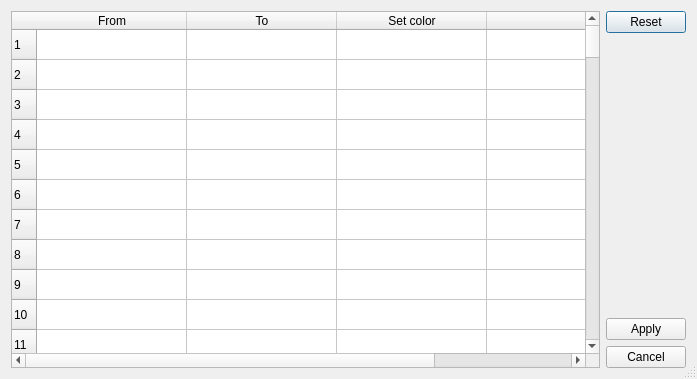
<?xml version="1.0" encoding="UTF-8"?>
<ui version="4.0">
 <class>RangeDialog</class>
 <widget class="QDialog" name="RangeDialog">
  <property name="geometry">
   <rect>
    <x>0</x>
    <y>0</y>
    <width>697</width>
    <height>379</height>
   </rect>
  </property>
  <property name="windowTitle">
   <string>Edit value range colors</string>
  </property>
  <property name="sizeGripEnabled">
   <bool>true</bool>
  </property>
  <property name="modal">
   <bool>true</bool>
  </property>
  <layout class="QGridLayout" name="gridLayout" columnstretch="1,0">
   <item row="0" column="1">
    <widget class="QPushButton" name="reset_btn">
     <property name="text">
      <string>Reset</string>
     </property>
    </widget>
   </item>
   <item row="3" column="1">
    <widget class="QPushButton" name="cancel_btn">
     <property name="text">
      <string>Cancel</string>
     </property>
    </widget>
   </item>
   <item row="2" column="1">
    <widget class="QPushButton" name="apply_btn">
     <property name="text">
      <string>Apply</string>
     </property>
    </widget>
   </item>
   <item row="1" column="1">
    <spacer name="verticalSpacer">
     <property name="orientation">
      <enum>Qt::Vertical</enum>
     </property>
     <property name="sizeHint" stdset="0">
      <size>
       <width>20</width>
       <height>271</height>
      </size>
     </property>
    </spacer>
   </item>
   <item row="0" column="0" rowspan="4">
    <widget class="QTableWidget" name="table">
     <property name="rowCount">
      <number>100</number>
     </property>
     <property name="columnCount">
      <number>4</number>
     </property>
     <attribute name="horizontalHeaderDefaultSectionSize">
      <number>150</number>
     </attribute>
     <attribute name="horizontalHeaderMinimumSectionSize">
      <number>30</number>
     </attribute>
     <attribute name="horizontalHeaderStretchLastSection">
      <bool>true</bool>
     </attribute>
     <row/>
     <row/>
     <row/>
     <row/>
     <row/>
     <row/>
     <row/>
     <row/>
     <row/>
     <row/>
     <row/>
     <row/>
     <row/>
     <row/>
     <row/>
     <row/>
     <row/>
     <row/>
     <row/>
     <row/>
     <row/>
     <row/>
     <row/>
     <row/>
     <row/>
     <row/>
     <row/>
     <row/>
     <row/>
     <row/>
     <row/>
     <row/>
     <row/>
     <row/>
     <row/>
     <row/>
     <row/>
     <row/>
     <row/>
     <row/>
     <row/>
     <row/>
     <row/>
     <row/>
     <row/>
     <row/>
     <row/>
     <row/>
     <row/>
     <row/>
     <row/>
     <row/>
     <row/>
     <row/>
     <row/>
     <row/>
     <row/>
     <row/>
     <row/>
     <row/>
     <row/>
     <row/>
     <row/>
     <row/>
     <row/>
     <row/>
     <row/>
     <row/>
     <row/>
     <row/>
     <row/>
     <row/>
     <row/>
     <row/>
     <row/>
     <row/>
     <row/>
     <row/>
     <row/>
     <row/>
     <row/>
     <row/>
     <row/>
     <row/>
     <row/>
     <row/>
     <row/>
     <row/>
     <row/>
     <row/>
     <row/>
     <row/>
     <row/>
     <row/>
     <row/>
     <row/>
     <row/>
     <row/>
     <row/>
     <row/>
     <column>
      <property name="text">
       <string>From</string>
      </property>
     </column>
     <column>
      <property name="text">
       <string>To</string>
      </property>
     </column>
     <column>
      <property name="text">
       <string>Set color</string>
      </property>
     </column>
     <column>
      <property name="text">
       <string/>
      </property>
     </column>
    </widget>
   </item>
  </layout>
 </widget>
 <tabstops>
  <tabstop>table</tabstop>
  <tabstop>apply_btn</tabstop>
  <tabstop>reset_btn</tabstop>
  <tabstop>cancel_btn</tabstop>
 </tabstops>
 <resources/>
 <connections/>
</ui>
